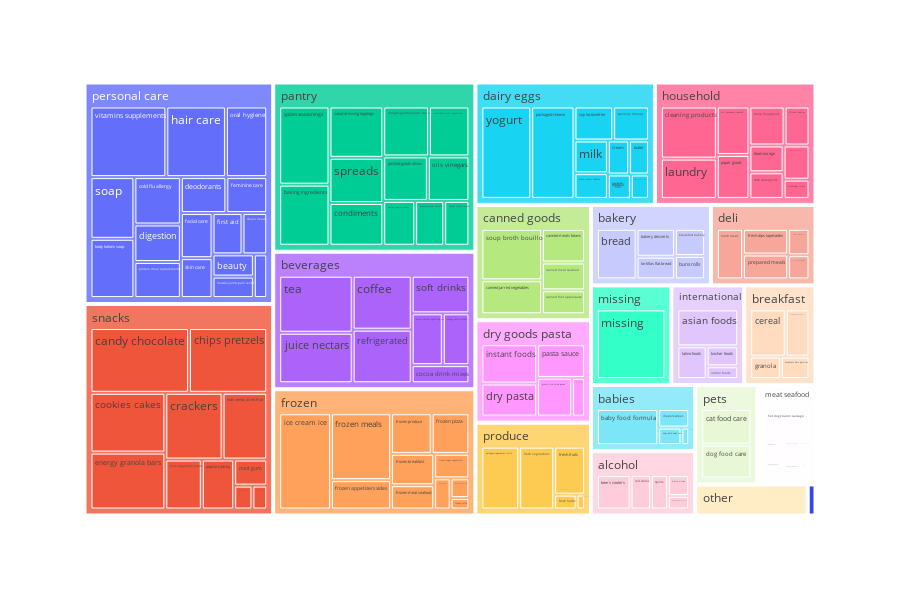

The notebook cell saved with this chart:
### Code cell
df = pd.merge(products[["department_id","aisle_id"]], depts, how='left', on=['department_id'])
df = pd.merge(df, aisles, how='left', on=['aisle_id'])
# print(products)
px.treemap(df, path=['department','aisle'],hover_name='aisle',height=600)
# px.sunburst(df, path=['department','aisle'],hover_name='aisle',height=600)

### Figure 1 — Plotly figure (JSON) as saved in the notebook; plotly's stock layout.template omitted (floating-point values rounded to 4 significant figures; data arrays with more than 128 entries replaced by an {"elided": "..."} marker saying what was removed)
{"data": [{"branchvalues": "total", "domain": {"x": [0, 1], "y": [0, 1]}, "hovertemplate": "<b>%{hovertext}</b><br><br>labels=%{label}<br>count=%{value}<br>parent=%{parent}<br>id=%{id}<extra></extra>", "hovertext": {"elided": "155 str values"}, "ids": {"elided": "155 str values"}, "labels": {"elided": "155 str values"}, "name": "", "parents": {"elided": "155 str values"}, "type": "treemap", "values": {"elided": "155 int values"}}], "layout": {"height": 600, "legend": {"tracegroupgap": 0}, "margin": {"t": 60}}}
